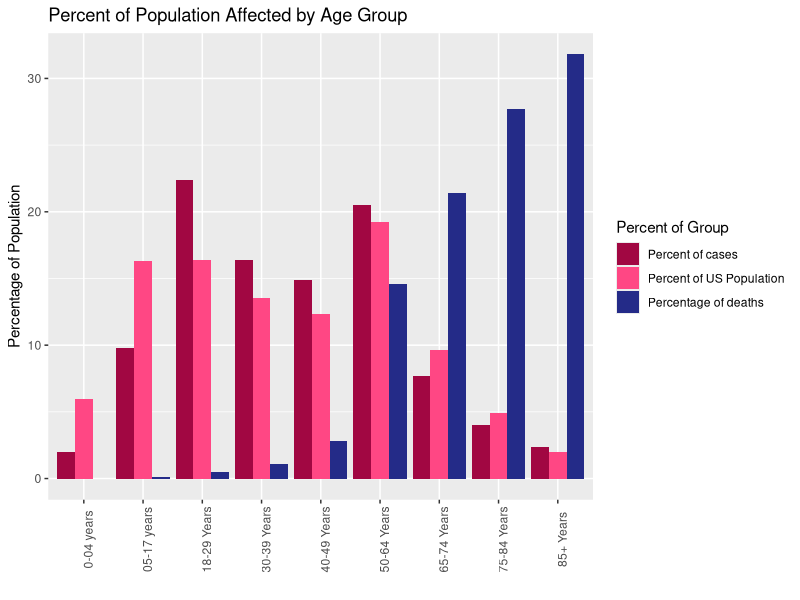

This chart was generated by the following R code:
## ---- chunk 1
knitr::opts_chunk$set(echo = TRUE)
## ---- chunk 2
# Import data.
casesByAge <- readr::read_csv('cases_by_age_group.csv')
deathsByAge <- readr::read_csv('deaths_by_age_group.csv')
covid19Data <- readr::read_csv('covid19_vaccinations_in_the_united_states.csv')
## ---- chunk 3
# Packages
library(lubridate)
library(dplyr)
library(tidyverse)
library(ggthemes)
## ---- chunk 4
covid19Data <- covid19Data %>%
  rename(
    State = `State/Territory/Federal Entity`,
    total.Doses = `Total Doses Delivered`,
    doses.Per.100K = `Doses Delivered per 100K`,
    doses.Per.100K.18plus = `18+ Doses Delivered per 100K`,
    total.Doses.Administered = `Total Doses Administered by State where Administered`,
    doses.Administered.Per.100k = `Doses Administered per 100k by State where Administered`,
    doses.Administered.18plus = `18+ Doses Administered by State where Administered`,
    doses.Administered.18plus.Per.100k = `18+ Doses Administered per 100K by State where Administered`,
    people.at.Least.One.Dose = `People with at least One Dose by State of Residence`,
    percent.at.Least.One.Dose = `Percent of Total Pop with at least One Dose by State of Residence`,
    people.at.Least.One.Dose.18plus = `People 18+ with at least One Dose by State of Residence`,
    percent.at.Least.One.Dose.18plus = `Percent of 18+ Pop with at least One Dose by State of Residence`,
    people.Fully.Vaccinated = `People Fully Vaccinated by State of Residence`,
    percent.Fully.Vaccinated = `Percent of Total Pop Fully Vaccinated by State of Residence`,
    people.Fully.Vaccinated.18plus = `People 18+ Fully Vaccinated by State of Residence`,
    percent.Fully.Vaccinated.18plus = `Percent of 18+ Pop Fully Vaccinated by State of Residence`,
    doses.Delivered.Pfizer = `Total Number of Pfizer doses delivered`,
    doses.Delivered.Moderna = `Total Number of Moderna doses delivered`,
    doses.Delivered.Janssen = `Total Number of Janssen doses delivered`,
    doses.Delivered.Unknown = `Total Number of doses from unknown manufacturer delivered`,
    doses.Administered.Janssen = `Total Number of Janssen doses administered`,
    doses.Administered.Moderna = `Total Number of Moderna doses administered`,
    doses.Administered.Pfizer = `Total Number of Pfizer doses adminstered`,
    doses.Administered.Unknown = `Total Number of doses from unknown manufacturer administered`,
    people.Fully.Vaccinated.Moderna = `People Fully Vaccinated Moderna Resident`,
    people.Fully.Vaccinated.Pfizer = `People Fully Vaccinated Pfizer Resident`,
    people.Fully.Vaccinated.Janssen = `People Fully Vaccinated Janssen Resident`,
    people.Fully.Vaccinated.Unknown = `People Fully Vaccinated Unknown 2-dose manufacturer Resident`,
    people.Fully.Vaccinated.Moderna.18plus = `People 18+ Fully Vaccinated Moderna Resident`,
    people.Fully.Vaccinated.Pfizer.18plus = `People 18+ Fully Vaccinated Pfizer Resident`,
    people.Fully.Vaccinated.Janssen.18plus = `People 18+ Fully Vaccinated Janssen Resident`,
    people.Fully.Vaccinated.Unknown.18plus = `People 18+ Fully Vaccinated Unknown 2-dose manufacturer Resident`,
    people.Two.Doses = `People with 2 Doses by State of Residence`,
    percent.1plus.Doses = `Percent of Total Pop with 1+ Doses by State of Residence`,
    Oneplus.Doses.18plus = `People 18+ with 1+ Doses by State of Residence`,
    percent.1plus.Doses.18plus = `Percent of 18+ Pop with 1+ Doses by State of Residence`,
    percent.2Doses = `Percent of Total Pop with 2 Doses by State of Residence`,
    people.18plus.2Doses = `People 18+ with 2 Doses by State of Residence`,
    percent.18plus.2Doses = `Percent of 18+ Pop with 2 Doses by State of Residence`,
    people.1plus.Doses = `People with 1+ Doses by State of Residence`,
    people.1plus.Doses.65plus = `People 65+ with at least One Dose by State of Residence`,
    percent.1plus.Doses.65plus = `Percent of 65+ Pop with at least One Dose by State of Residence`,
    people.Fully.Vaccinated.65plus = `People 65+ Fully Vaccinated by State of Residence`,
    percent.Fully.Vaccinated.65plus = `Percent of 65+ Pop Fully Vaccinated by State of Residence`,
    people.Fully.Vaccinated.Moderna.65plus = `People 65+ Fully Vaccinated_Moderna_Resident`,
    people.Fully.Vaccinated.Pfizer.65plus = `People 65+ Fully Vaccinated_Pfizer_Resident`,
    people.Fully.Vaccinated.Janssen.65plus = `People 65+ Fully Vaccinated_Janssen_Resident`,
    people.Fully.Vaccinated.Unknown.65plus = `People 65+ Fully Vaccinated_Unknown 2-dose Manuf_Resident`,
    doses.Administered.65plus = `65+ Doses Administered by State where Administered`,
    doses.Administered.Per.100K.65plus = `Doses Administered per 100k of 65+ pop by State where Administered`,
    doses.Delivered.Per.100K.65plus = `Doses Delivered per 100k of 65+ pop`
  )
## ---- chunk 5
covid19Data$doses.Per.100K <- as.numeric(covid19Data$doses.Per.100K)
covid19Data$doses.Per.100K.18plus <- as.numeric(covid19Data$doses.Per.100K.18plus)
covid19Data$doses.Administered.Per.100k <- as.numeric(covid19Data$doses.Administered.Per.100k)
covid19Data$doses.Administered.18plus.Per.100k <- as.numeric(covid19Data$doses.Administered.18plus.Per.100k)
covid19Data$percent.at.Least.One.Dose <- as.numeric(covid19Data$percent.at.Least.One.Dose)
covid19Data$percent.at.Least.One.Dose.18plus <- as.numeric(covid19Data$percent.at.Least.One.Dose.18plus)
covid19Data$percent.Fully.Vaccinated <- as.numeric(covid19Data$percent.Fully.Vaccinated)
covid19Data$percent.Fully.Vaccinated.18plus <- as.numeric(covid19Data$percent.Fully.Vaccinated.18plus)
covid19Data$percent.1plus.Doses <- as.numeric(covid19Data$percent.1plus.Doses)
covid19Data$percent.1plus.Doses.18plus <- as.numeric(covid19Data$percent.1plus.Doses.18plus)
## ---- chunk 6

## ---- chunk 7
casesAndDeaths <- merge(x=casesByAge, y=deathsByAge, by='Age Group')

#Small Data Cleaning 
casesAndDeaths$`Percentage of deaths`[1] <- 0
casesAndDeaths$`Percentage of deaths` <- as.numeric(casesAndDeaths$`Percentage of deaths`)
casesAndDeaths$`Age Group`[1] <- '0-04 years'
casesAndDeaths$'Age Group'[5] <- '05-17 years'
casesAndDeaths <- dplyr::rename(casesAndDeaths, `Percent of US Population` = `Percent of US population.x`)

casesAndDeaths2 <- casesAndDeaths %>%
  subset(select = -c(3,6:7)) %>%
  pivot_longer(`Percent of cases`:`Percentage of deaths` ,names_to = 'Percent of Group', values_to = "count") %>%
  ggplot(aes(fill=`Percent of Group`, y=count, x=`Age Group`)) + 
    geom_bar(position="dodge", stat="identity") +
    ggtitle("Percent of Population Affected by Age Group") +
    xlab("") +
    ylab("Percentage of Population") +
    theme(axis.text.x = element_text(angle = 90))+ 
    scale_fill_manual(values = c("#a10742", "#ff4784", "#242b88")) 

casesAndDeaths2
